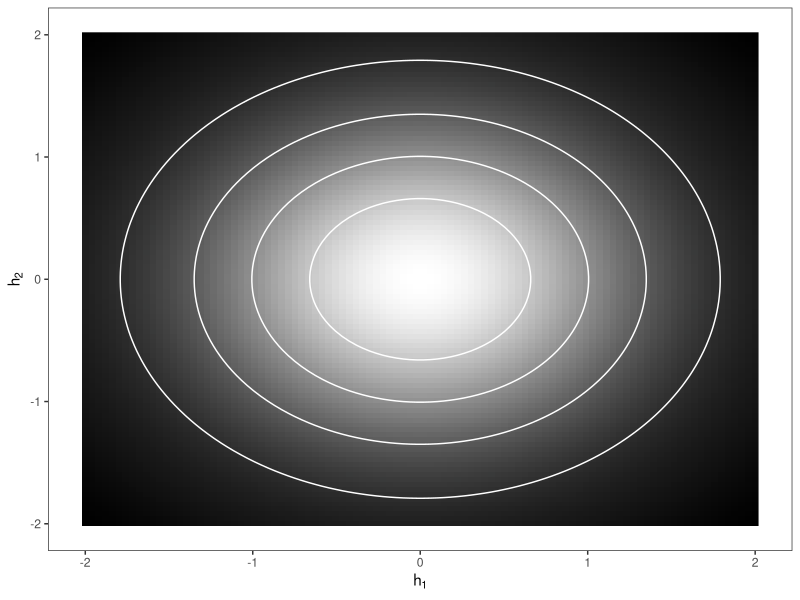
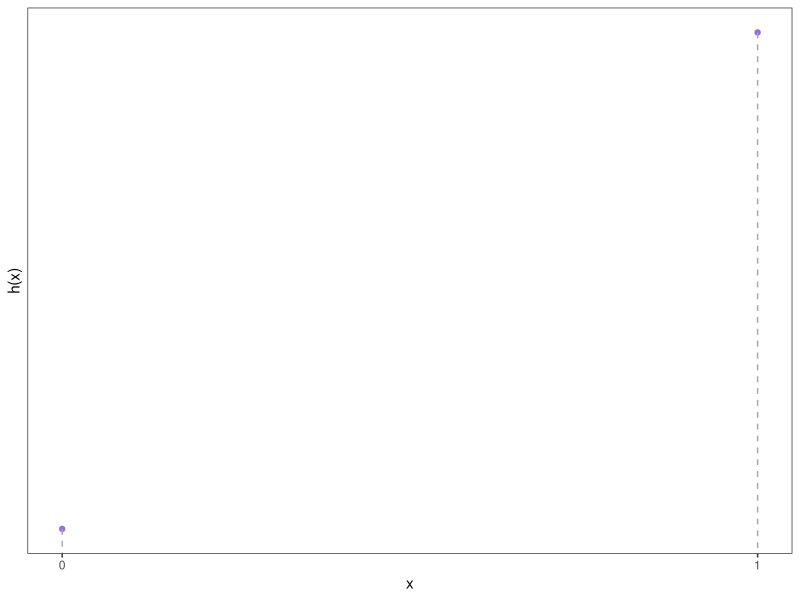
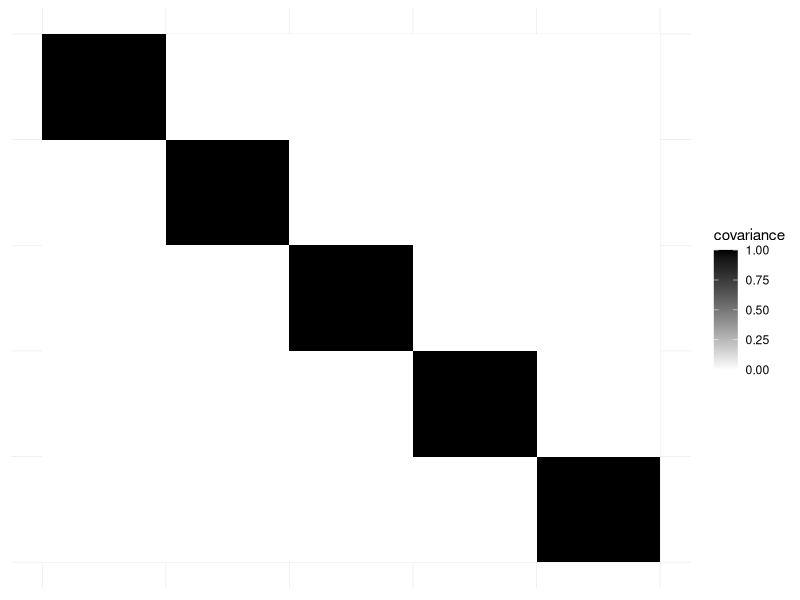
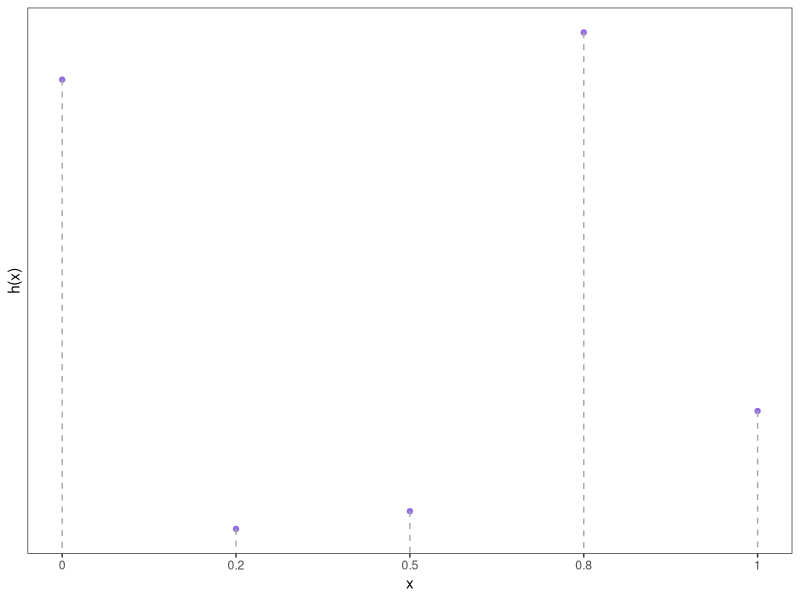
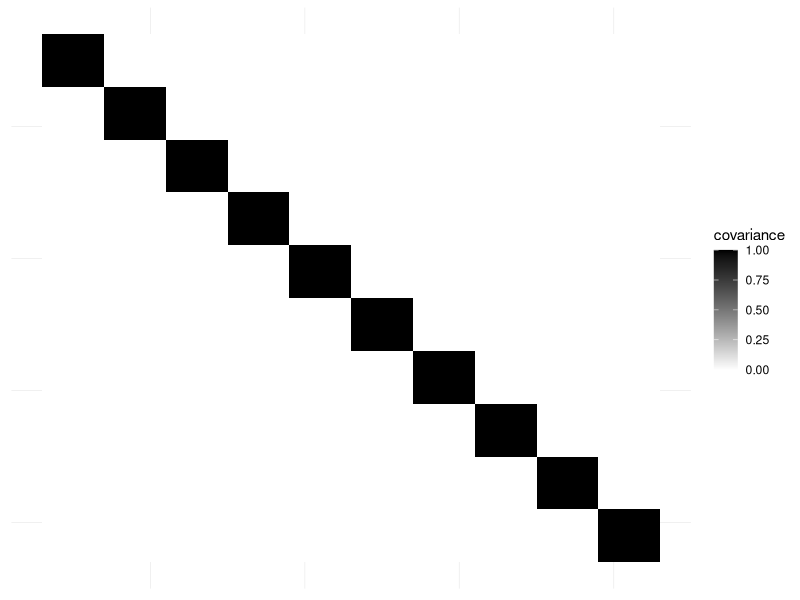
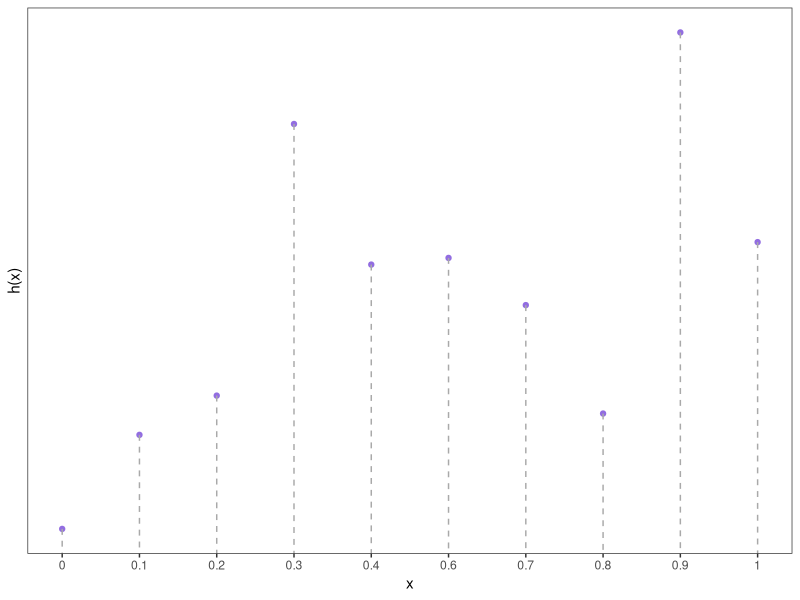
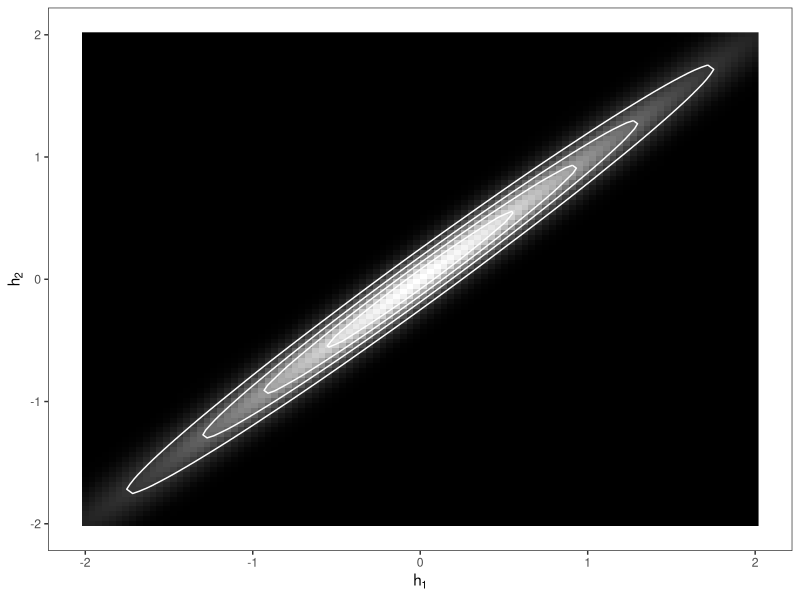
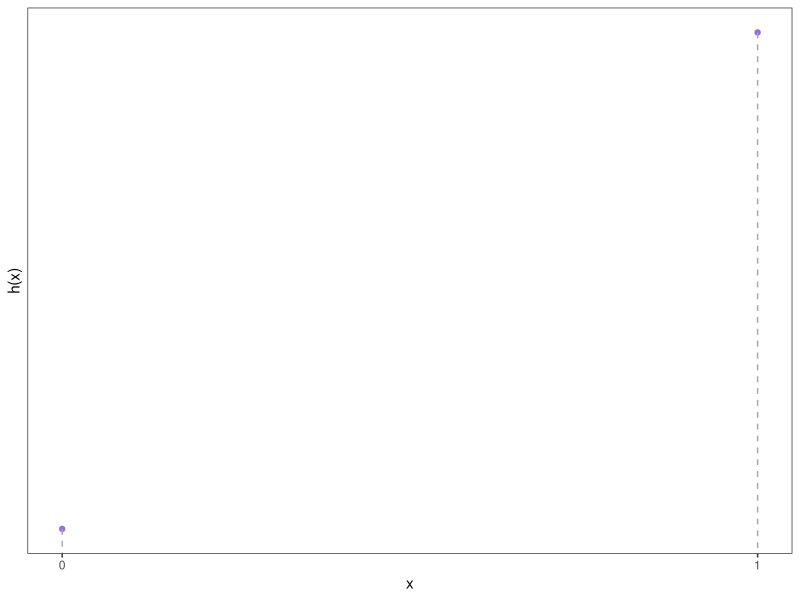

Here is the R script that generated these plots, in order:
# ------------------------------------------------------------------------------
# PLOT FUNCTIONS ON DISCRETE DOMAINS
# ------------------------------------------------------------------------------

# Purpose: create plots of discrete functions sampled from MV Gaussians, 
# possibly along with visualizations of the corresponding covariance matrix

# PREREQ -----------------------------------------------------------------------

library(checkmate)
library(data.table)
library(ggplot2)
library(mvtnorm)

# FUNCTIONS --------------------------------------------------------------------

# Create identity covariance matrix
make_covmat_identity = function(n) diag(n)

# Create covariance matrix with exp decaying covariance
make_covmat_expdecay = function(n, min_cov = 0.99) {
    cov_mat = matrix(min_cov, n, n)
    decay_param = min_cov**(n - 1)
    for (i in seq_len(n)) {
        for (j in seq_len(n)) {
            cov_mat[i, j] = decay_param**abs(i - j)
        }
    }
    cov_mat
}

# Create covariance matrix with squared exponential kernel
make_covmat_sqexp = function(n, length_scale = 0.1) {
    sqexp_kernel = function(x1, x2, length_scale) {
        dist_mat = as.matrix(dist(c(x1, x2), method = "euclidean"))
        exp(-0.5 * dist_mat**2 / length_scale**2)
    }
    x = seq(0, 1, length.out = n)
    sqexp_kernel(x, x, length_scale)[1:n, 1:n]
}

# Create covariance matrix of chosen type
make_covmat = function(n, cov_type, ...) {
    assert_choice(cov_type, c("identity", "expdecay", "squaredexp"))
    switch(
        cov_type,
        identity = make_covmat_identity(n),
        expdecay = make_covmat_expdecay(n, ...),
        squaredexp = make_covmat_sqexp(n, ...)
    )
}

# Draw MV normal data with mean 1 and given covariance
draw_mvn_data = function(n, cov_mat) {
    c(rmvnorm(1, rep(1, n), sigma = cov_mat))
}

# Plot discrete functions for multiple vectors
plot_discr_fun = function(x, y, group, draw_line = TRUE, vert_bars = FALSE) {
    
    assert_true(all.equal(length(x), length(y), length(group)))
    dt = data.table(x = x, y = y, group = group)
    
    p = ggplot(dt, aes(x = x, y = y, group = group, color = group)) + 
        geom_point(shape = 19) +
        theme_bw()
    if (draw_line) {
        p = p + geom_line(
            mapping = aes(x = x, y = y, group = group, color = group),
            lty = 2
        )
    }
    if (vert_bars) {
        p = p + geom_segment(
            mapping = aes(x = x, y = y, xend = x, yend = -Inf),
            color = "darkgray",
            lty = 2
        )
    }
    if (nrow(dt) > 10) {
        p = p +
            scale_x_continuous(breaks = x, labels = NULL)
    } else {
        p = p +
            scale_x_continuous(breaks = x, labels = round(x, 1))
    }
    p = p +
        scale_y_continuous(breaks = NULL, labels = NULL) +
        scale_color_gradientn(colours = c(low = "gray", high = "blue")) +
        ylab("h(x)") +
        theme(
            plot.background = element_blank(),
            panel.grid.major = element_blank(),
            panel.grid.minor = element_blank(),
            legend.position = "none"
        )
    p
}

# Plot covariance as bivariate density or multivariate heatmap
plot_cov = function(cov_mat, mu = NULL) {
    
    assert_matrix(
        cov_mat, 
        mode = "numeric", 
        any.missing = FALSE, 
        min.rows = 2, 
        min.cols = 2
    )
    n = nrow(cov_mat)
    if (is.null(mu)) mu = rep(0, n)
    
    if (n == 2) {
        h1_min = mu[1] - 2 * cov_mat[1, 1]
        h1_max = mu[1] + 2 * cov_mat[1, 1]
        h2_min = mu[2] - 2 * cov_mat[2, 2]
        h2_max = mu[2] + 2 * cov_mat[2, 2]
        grid = expand.grid(
            h1 = seq(h1_min, h1_max, length.out = 100), 
            h2 = seq(h2_min, h2_max, length.out = 100)
        )
        probs = cbind(grid, density = dmvnorm(grid, mean = mu, sigma = cov_mat))
        p = ggplot() +
            labs(x = expression(h[1]), y = expression(h[2])) +
            geom_raster(data = probs, aes(x = h1, y = h2, fill = density)) +
            geom_contour(
                data = probs,
                aes(x = h1, y = h2, z = density),
                colour = "white",
                bins = 5
            ) +
            guides(fill = "none") +
            scale_fill_gradientn(
                colours = c(low = "black", high = "white")
            ) +
            theme_bw() +
            theme(panel.grid = element_blank())
    } else {
        p = ggplot() +
            geom_tile(
                data = reshape2::melt(cov_mat), 
                aes(x = Var1, y = Var2, fill = value)
            ) +
            scale_x_reverse() +
            theme_bw() +
            scale_fill_gradientn(
                "covariance", colours = c(low = "white", high = "black")
            ) +
            theme(
                axis.line = element_blank(),
                axis.ticks = element_blank(),
                axis.title.x = element_blank(),
                axis.title.y = element_blank(),
                panel.border = element_blank(),
                axis.text.x = element_blank(),
                axis.text.y = element_blank(),
                panel.grid.major = element_blank()
            )
    }
    p

}

# PLOTS ------------------------------------------------------------------------

set.seed(123)
input_sizes = c(2, 5, 10, 50)
cov_types = c("identity", "expdecay", "squaredexp")
n_draws = c(1, 10)

plot_cases = as.data.table(
    expand.grid(input_sizes[1:3], cov_types[1:2], n_draws, TRUE)
)
names(plot_cases) = c("size", "cov", "n", "save_plot_cov")
additional_cases = list(
    size = rep(50, 2),
    cov = c("identity", "squaredexp"),
    n = rep(1, 2),
    save_plot_cov = rep(FALSE, 2)
)
plot_cases = rbind(plot_cases, additional_cases)
plot_cases$cov = as.character(plot_cases$cov)

# Create plots of discrete functions for different input sizes, weak vs strong 
# correlation, multiple draws each

for (i in seq_len(nrow(plot_cases))) {
    
    dt = plot_cases[i, ]
    size = dt$size
    cov = dt$cov
    n = dt$n
    save_plot_cov = dt$save_plot_cov
    
    cov_mat = make_covmat(size, cov)
    if (save_plot_cov) {
        ggsave(
            sprintf("../figure/discrete/discr_%i_%s_cov.pdf", size, cov),
            plot_cov(cov_mat),
            width = 5, 
            height = 4
        )
    }
    
    dt_list = lapply(
        seq_len(n), 
        function(j) {
            x = seq(0, 1, length.out = size)
            y = draw_mvn_data(length(x), cov_mat)
            data.table(x = x, y = y, group = j, cov = cov)
        }
    )
    dt = do.call(rbind, dt_list)
    ggsave(
        sprintf(
            "../figure/discrete/discr_%i_%s_%in.pdf", size, cov, n
        ),
        plot_discr_fun(
            dt$x, 
            dt$y, 
            dt$group, 
            draw_line = ifelse(n == 1, FALSE, TRUE),
            vert_bars = ifelse(n == 1, TRUE, FALSE)
        ),
        width = 6, 
        height = 4
    )
    
}
